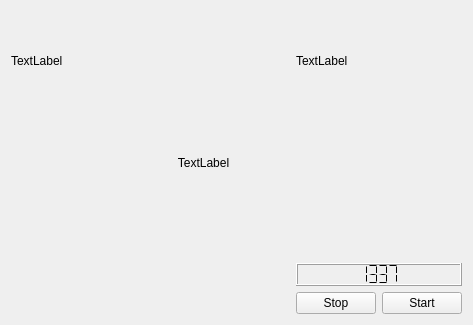
<?xml version="1.0" encoding="UTF-8"?>
<ui version="4.0">
 <class>Episoder</class>
 <widget class="QWidget" name="Episoder">
  <property name="geometry">
   <rect>
    <x>0</x>
    <y>0</y>
    <width>473</width>
    <height>325</height>
   </rect>
  </property>
  <property name="sizePolicy">
   <sizepolicy hsizetype="Expanding" vsizetype="Preferred">
    <horstretch>0</horstretch>
    <verstretch>0</verstretch>
   </sizepolicy>
  </property>
  <property name="windowTitle">
   <string>Episoder</string>
  </property>
  <layout class="QHBoxLayout" name="horizontalLayout">
   <item>
    <layout class="QVBoxLayout" name="verticalLayout">
     <item>
      <widget class="QLabel" name="prev">
       <property name="sizePolicy">
        <sizepolicy hsizetype="Minimum" vsizetype="Fixed">
         <horstretch>0</horstretch>
         <verstretch>0</verstretch>
        </sizepolicy>
       </property>
       <property name="minimumSize">
        <size>
         <width>100</width>
         <height>100</height>
        </size>
       </property>
       <property name="text">
        <string>TextLabel</string>
       </property>
      </widget>
     </item>
     <item>
      <spacer name="verticalSpacer">
       <property name="orientation">
        <enum>Qt::Vertical</enum>
       </property>
       <property name="sizeHint" stdset="0">
        <size>
         <width>20</width>
         <height>40</height>
        </size>
       </property>
      </spacer>
     </item>
    </layout>
   </item>
   <item>
    <layout class="QVBoxLayout" name="verticalLayout_2">
     <item>
      <widget class="QLabel" name="active">
       <property name="sizePolicy">
        <sizepolicy hsizetype="MinimumExpanding" vsizetype="MinimumExpanding">
         <horstretch>0</horstretch>
         <verstretch>0</verstretch>
        </sizepolicy>
       </property>
       <property name="text">
        <string>TextLabel</string>
       </property>
       <property name="alignment">
        <set>Qt::AlignCenter</set>
       </property>
      </widget>
     </item>
    </layout>
   </item>
   <item>
    <layout class="QVBoxLayout" name="verticalLayout_3">
     <item>
      <widget class="QLabel" name="next">
       <property name="sizePolicy">
        <sizepolicy hsizetype="Minimum" vsizetype="Fixed">
         <horstretch>0</horstretch>
         <verstretch>0</verstretch>
        </sizepolicy>
       </property>
       <property name="minimumSize">
        <size>
         <width>100</width>
         <height>100</height>
        </size>
       </property>
       <property name="text">
        <string>TextLabel</string>
       </property>
      </widget>
     </item>
     <item>
      <spacer name="verticalSpacer_2">
       <property name="orientation">
        <enum>Qt::Vertical</enum>
       </property>
       <property name="sizeHint" stdset="0">
        <size>
         <width>20</width>
         <height>40</height>
        </size>
       </property>
      </spacer>
     </item>
     <item>
      <widget class="QLCDNumber" name="lcdNumber">
       <property name="numDigits">
        <number>4</number>
       </property>
       <property name="segmentStyle">
        <enum>QLCDNumber::Flat</enum>
       </property>
       <property name="intValue" stdset="0">
        <number>1337</number>
       </property>
      </widget>
     </item>
     <item>
      <layout class="QHBoxLayout" name="horizontalLayout_2">
       <item>
        <widget class="QPushButton" name="Stop">
         <property name="text">
          <string>Stop</string>
         </property>
        </widget>
       </item>
       <item>
        <widget class="QPushButton" name="bStart">
         <property name="text">
          <string>Start</string>
         </property>
        </widget>
       </item>
      </layout>
     </item>
    </layout>
   </item>
  </layout>
 </widget>
 <layoutdefault spacing="6" margin="11"/>
 <resources/>
 <connections/>
</ui>
